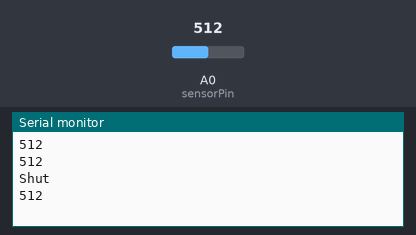
A sketch run on a simulated Arduino Uno, built with avr-gcc and run on an emulated ATmega328P. On the bench: the last lines printed to the serial monitor. The inputs (shaded band) are chosen by the test bench; at power-on: A0 (sensorPin) = 512.

Above: at 2.8 s.
2.9 s: A0 (sensorPin) set to 716
At 4.5 s:
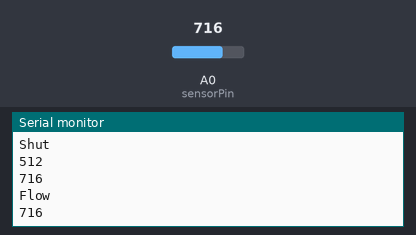
5.5 s: A0 (sensorPin) set to 90
At 7.1 s:
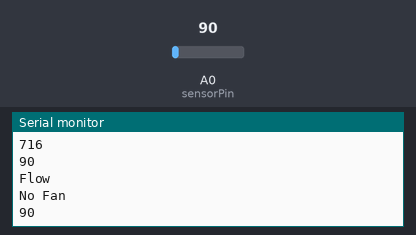
Timing chart, 0 to 8.6 s (numbered marks = the images above; inputs shaded):
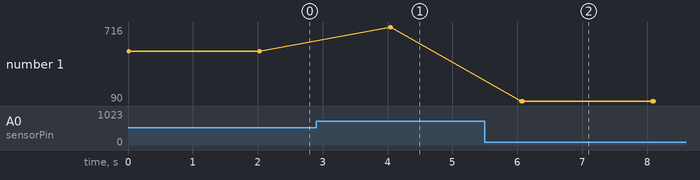

Measured:
- after the input at 2.9 s, the serial monitor: prints a new line after 1.1 s (image 1)
- after the input at 5.5 s, the serial monitor: prints a new line after 0.56 s (image 2)
- plotted number 1: 512 → 716 after the input at 2.9 s, 716 → 90 after the input at 5.5 s

The sketch:

Water_level.ino
```cpp
// Sensor pins
#define sensorPower 7
#define sensorPin A0

// Value for storing water level
int val = 0;
int level1 = 0;
int level2 = 0;
int diff = 0;

void setup() {
  pinMode(sensorPower, OUTPUT);
  digitalWrite(sensorPower, LOW);
  Serial.begin(9600);
}

void loop() {
  //get the reading from the function below and print it
  level1 = readSensor();
  Serial.println(level1);
  delay(2000);
  level2 = readSensor();
  Serial.println(level2);
  diff = abs(level2-level1);
  if (diff < 10) { // after 30 sec
    Serial.println("Shut");
    // solenoid_shut();
  } else { // minimum flow 10 sec
    Serial.println("Flow");
  }
  if (level2 <= 100) {
    Serial.println("No Fan");
  }
}

//This is a function us ed to get the reading
int readSensor() {
  digitalWrite(sensorPower, HIGH);  // Turn the sensor ON
  delay(10);              // wait 10 milliseconds
  val = analogRead(sensorPin);    // Read the analog value form sensor
  digitalWrite(sensorPower, LOW);   // Turn the sensor OFF
  return val;             // send current reading
}
```
